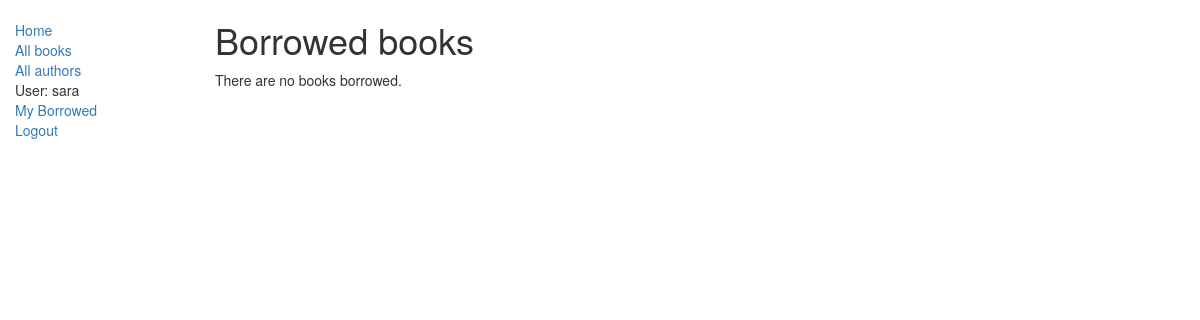
/catalog/mybooks/ (signed in), run on an earlier commit of the app's database.
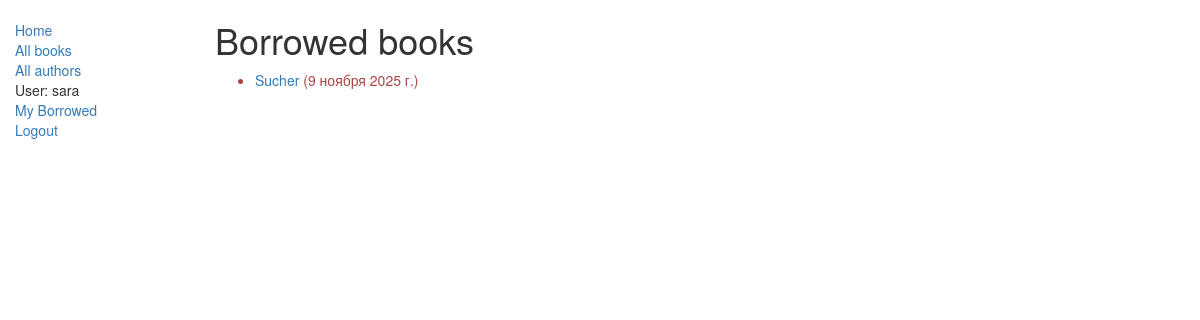
And on a later commit of the database.
### catalog/models.py (models this page shows, shortened)
class BookInstance(models.Model):
    id = models.UUIDField(primary_key=True, default=uuid.uuid4, help_text="ID отдельной книги уникален для всей библиотеки")
    book = models.ForeignKey('Book', on_delete=models.SET_NULL, null=True)
    imprint = models.CharField(max_length=200)
    due_back = models.DateField(null=True, blank=True)
    LOAN_STATUS = (
        ('m', 'Maintenance'),
        ('o', 'On loan'),
        ('a', 'Available'),
        ('r', 'Reserved'),
    )
    status = models.CharField(max_length=1, choices=LOAN_STATUS, blank=True, default='m', help_text='Доступность')
    borrower = models.ForeignKey(User, on_delete=models.SET_NULL, null=True, blank=True)
    class Meta:
        ordering = ["due_back"]
    @property
    def is_overdue(self):
        if self.due_back and date.today() > self.due_back:
            return True
        return False

class Book(models.Model):
    title = models.CharField(verbose_name='Название', max_length=200)
    author = models.ForeignKey('Author', on_delete=models.SET_NULL, null=True)
    summary = models.TextField(max_length=1000, help_text="Введите краткое описание книги")
    ISBN = models.CharField('ISBN', max_length=13, help_text='13 символьное <a href="https://www.isbn-international.org/content/what-isbn">ISBN число</a>')
    genre = models.ManyToManyField(Genre, help_text="Выберете жанр книги")
    language = models.ForeignKey('Language', on_delete=models.SET_NULL, null=True)
    def display_genre(self):
        return ', '.join([ genre.name for genre in self.genre.all()[:3] ])
    display_genre.short_description = 'Genre'

### catalog/views.py (the view)
# urls.py: path('mybooks/', views.LoanedBooksByUserListView.as_view(), name='my-borrowed')
class LoanedBooksByUserListView(LoginRequiredMixin, generic.ListView):
    model = BookInstance
    template_name ='catalog/bookinstance_list_borrowed_user.html'
    paginate_by = 10
    def get_queryset(self):
        return BookInstance.objects.filter(borrower=self.request.user).filter(status__exact='o').order_by('due_back')

### catalog/templates/catalog/bookinstance_list_borrowed_user.html
{% extends "layout/base_generic.html" %}
{% block content %}
    <h1>Borrowed books</h1>
    {% if bookinstance_list %}
    <ul>
      {% for bookinst in bookinstance_list %}
      <li class="{% if bookinst.is_overdue %}text-danger{% endif %}">
        <a href="{% url 'book-detail' bookinst.book.pk %}">{{bookinst.book.title}}</a> ({{ bookinst.due_back }})
      </li>
      {% endfor %}
    </ul>
    {% else %}
      <p>There are no books borrowed.</p>
    {% endif %}
{% endblock %}

What changed in the data, as far as the page shows it:
now on this page (row edited): BookInstance: book "Sucher", due_back "9 ноября 2025 г."
Also different on the page:
text no longer shown: "There are no books borrowed."
